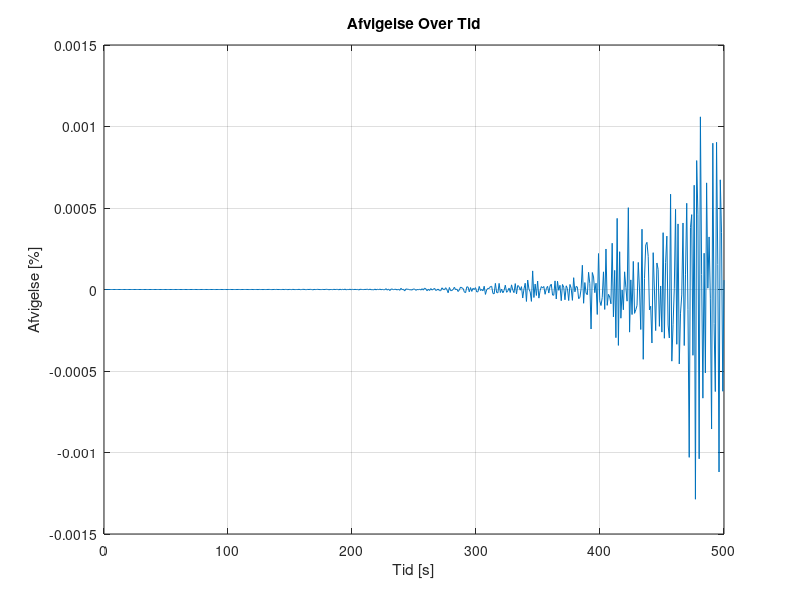
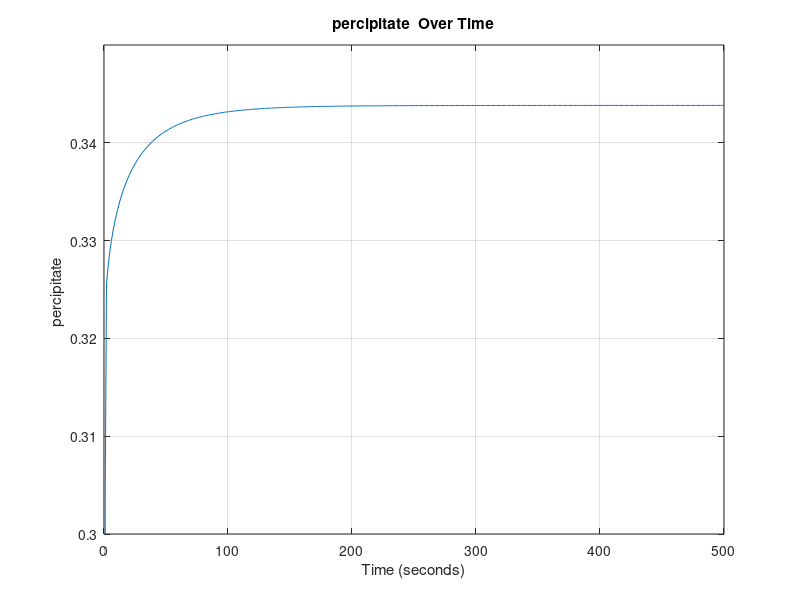
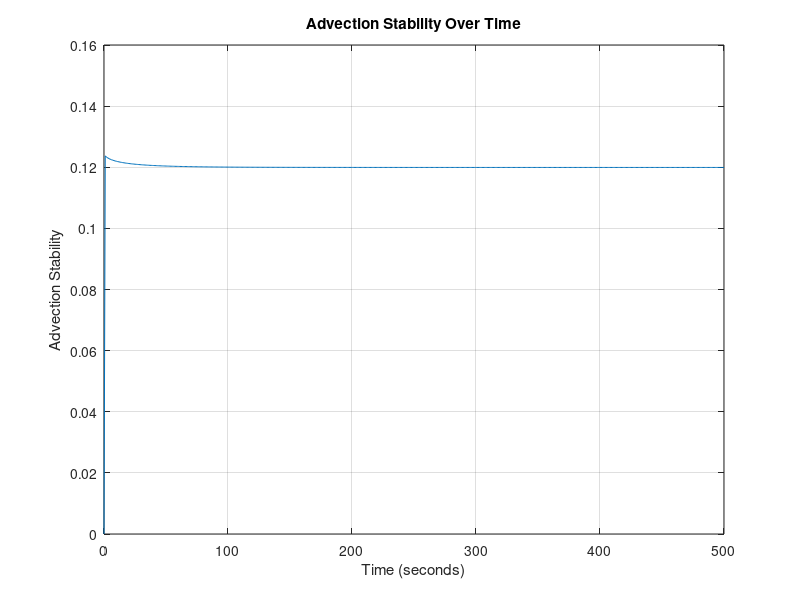
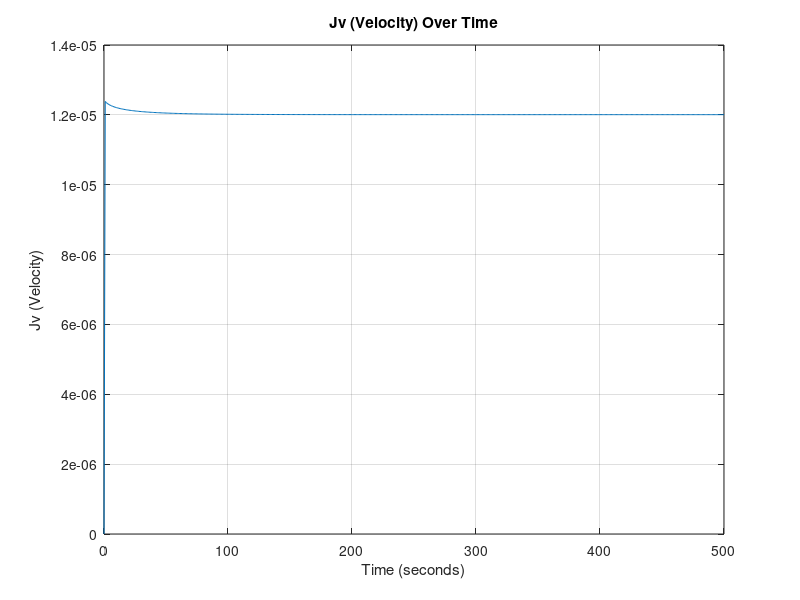

Reproduce these figures in MATLAB, in order. (Note: this script raises an error after producing the figures.)
%__Gruppe 3-Simulering-3.Sem__
clear
close all
clc
%% Inital Parameters
domain_length = 0.1;   % Domain length (meters)
domain_steps = 1000;    % Number of spatial domain_steps points
dx = domain_length / (domain_steps - 1); % Position discretization
 
time_length = 500;      % Time length (seconds)
time_steps = 500;       % Number of time steps
dt = time_length / time_steps; % Temporal discretization

% DEFINED VARIABLES
D = 1.464*10^-9; % Diffusivity coefficient H2PO4- in water [m^2 s^-1]
feed_conc = 0.1; % Constant solute concentration at the first cell 0.1 molar [H2PO4-]
TMP = 35; %TMP: Transmembrane Pressure [bar]

area = 0.0308; % Area of the membrane surface [m^2]
kw = 5.7311*10^(-7); % Initial water permeability m^3 m^-2 bar^-1 s^-1 
my = 0.8903*10^-9; % Water viscosity [Bar∙s]
Rm = 1/(my*kw); % Rejection of water at the membrane (σ) [m^-1]
alpha = 1*10^14; % Specific resistance of fouling [m mol^-1 m^3]
PC = 0.5; %Percipitate Advection Coefficient

sig_m = 0.1; % Rejection of ions 

% PHYSICAL CONSTANTS
R = 8.31415*10^-2; % Gasconstant [L^3 Bar mol^-1 K^-1]
T = 273.15+25; %Temperature [K]

% Anonymous functions
%Lv = @(time) kw*exp(-kb*time); %Water permeability dependent on Fouling

Mp = @(conc) 0.0011*exp(36.328*conc) + 0.263253; % concentration of udfæld in respect to phosphate increase.
Rf = @(conc) alpha*(Mp(conc)/area); % Rate of fouling
Lv = @(conc) 1/(my*(Rm+Rf(conc))); % Water permeability dependent on fouling


% Create a grid for space and time
x = linspace(0, domain_length, domain_steps);
t = linspace(0, time_length, time_steps);

% Initialize the concentration array AND Initial condition (1D)
C = zeros(domain_steps, time_steps)+0.1; % 0.1 molar [H2PO4] at pH 2.9


%Diffusive Stability
DS = D*dt/dx^2;
fprintf('\n Diffusivity Stability = %f', DS);
if DS>0.5 
   fprintf(2,'\n ERROR: Stabilitetsfejl');
else
    fprintf('\n Stable Diffusion Model !!');
end


%% Time-stepping loop
for j = 2:time_steps
    for i = 1:domain_steps
        LastC = C(domain_steps, j-1);

        C(1, :) = feed_conc; % Set the leftmost boundary to 0.1

        if j == 2
            Ptot = Mp(feed_conc); % The rate of percipitation WI
        else
            Ptot = Mp(LastC) + Jv*Mp(feed_conc)*(dt/dx)*PC; %%% CHECK CODE!!!!!!
        end

        Jv = (Lv(LastC)*(TMP-(1*R*T*(LastC))));  % Volume flux = Jv ,  in terms of osmotic pressure (TMP, R, T, delta_C) and Lv. [m/s]

        % Calculate the second derivative in x direction
        if i == 1 %_Left Cell__
            d2Cdx2 = 0;
            dCdt_advection = 0;

        elseif i == domain_steps %__Membrane Cell___
            % No right neighbor at the last cell and MEMBRANE
            d2Cdx2 = (D * (C(domain_steps - 1, j-1) - C(domain_steps, j-1))) / dx^2;
            dCdt_advection = -Jv * (C(domain_steps, j-1)*(1-sig_m) - C(domain_steps - 1, j-1)) / dx;
        else    %__Normal Cells__
            % Calculate the second derivative normally
            d2Cdx2 = D * (C(i + 1, j-1) - 2 * C(i, j-1) + C(i - 1, j-1)) / dx^2;
            % Apply advection term
            dCdt_advection = -Jv * (C(i, j-1) - C(i-1, j-1)) / dx;
        end
        % Apply the diffusion-advection-(electromigration) equation
        C(i, j) = C(i, j-1) + dt * (d2Cdx2 + dCdt_advection);
        Jv_values4(j) = Jv; % Plot values
        P_values(j) = Ptot;
        AS(j) = Jv * dt/dx; % Stability plot values
    end
end
%% conservation and error

volprc = dx*area*1000;  % Volume per cell in Liters

Cw = [0,C(domain_steps, :)]; % Making the matrix line up properly and have the right size
Cw(end) = [];

Systemdiff = [0, diff(sum(C*volprc,1))]; % Difference in system concentration per dt

inflow = feed_conc*(Jv_values4)*(dt/dx)*volprc; % In - mol
outflow = Cw.* Jv_values4*(dt/dx)*volprc*(1-sig_m); % Out - mol
infoutdiff = (inflow - outflow);
ERROR = ((Systemdiff - infoutdiff).*Systemdiff.^(-1))*100; % The mass conservation error



%% 2D Plots

% Plot Mass Conservation Error values over time

figure;
plot(t, ERROR);
xlabel('Tid [s]');
ylabel('Afvigelse [%]');
title('Afvigelse Over Tid');
grid on;


% Plot Percipitate (DS) values over time

figure;
plot(t, P_values);
xlabel('Time (seconds)');
ylabel('percipitate ');
title('percipitate  Over Time');
grid on;
ylim([0.3, 0.35]);

% Plot Advection Stability (DS) values over time

figure;
plot(t, AS);
xlabel('Time (seconds)');
ylabel('Advection Stability');
title('Advection Stability Over Time');
grid on;

% Plot Jv values over time
figure;
plot(t, Jv_values4);
xlabel('Time (seconds)');
ylabel('Jv (Velocity)');
title('Jv (Velocity) Over Time');
grid on;
%ylim([1.185*10^-5, 1.245*10^-5]);
ax = gca;
ax.YAxis.Exponent = -5;


% Define fractions of time steps you want to visualize
time_fraction = [0.001, 0.01, 0.1, 0.25, 0.5, 0.9];  % For example, 0.1 corresponds to 10% of time steps

% Calculate the corresponding time indices
time_instances = round(time_fraction * time_steps);

% Create a figure for the first plot
figure;
hold on;

% Plot concentration at specific time instances
for i = 1:length(time_instances)
    time_index = time_instances(i);
    plot(x, C(:, time_index));
end

xlabel('Position [m]');
ylabel('Koncentration [mol L^{-1}]');
title('Koncentration over Position ved Forskellige Tidsfraktioner');
xlim([0.099, domain_length]);
ylim([0.1, 0.12]);

% Add a legend for clarity
legend(arrayfun(@(f) ['t=', num2str(f)], time_fraction, 'UniformOutput', false));

grid on;
hold off;


%% 3D Plot

% Create a 3D surface plot to visualize concentration over time and position
[T, X] = meshgrid(t, x);
figure;
h = surf(X, T, C); % Transpose removed here
xlabel('Position [m]');
ylabel('Tid [s]');
zlabel('Koncentration [mol L^{-1}]');
title('Koncentration Over Tid og Position');

% Set axis limits to start at the origin
xlim([0, domain_length]);
ylim([0, time_length]);
zlim([0.1, 0.12]); % Assuming max(C(:)) is the maximum concentration in your data

set(h,'LineStyle','none')
colormap(jet)
clim([0.1, 0.12])


%%
save('step4jv', 'Jv_values4')


